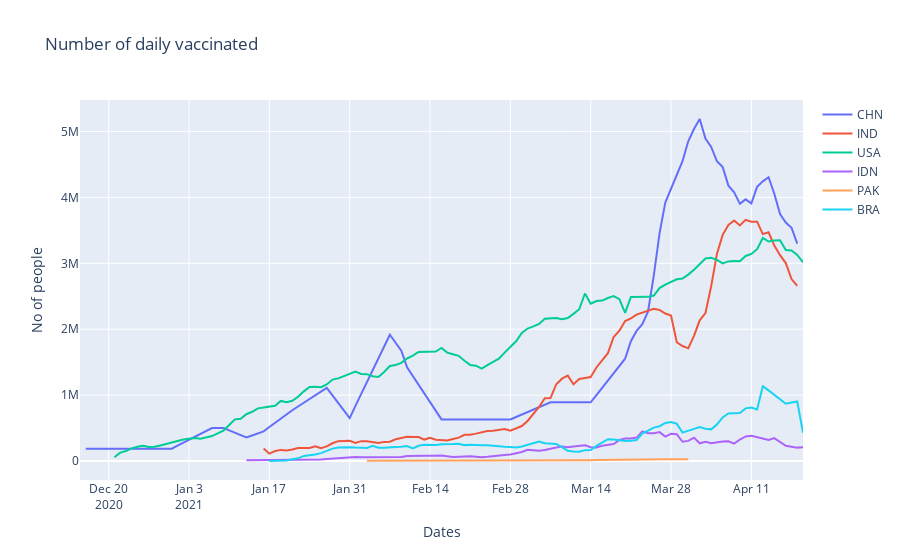

This figure's notebook cell:
### Markdown cell above
# Number of daily vaccinations by country

### Code cell
fig = go.Figure()
for i in range(6):
    fig.add_trace(go.Scatter(x=dfs[i]['date'], y=dfs[i]['daily_vaccinations'],
                    mode='lines',
                    name=iso_6[i]))
fig.update_layout(title='Number of daily vaccinated',
                   xaxis_title='Dates',
                   yaxis_title='No of people')
fig.show()
